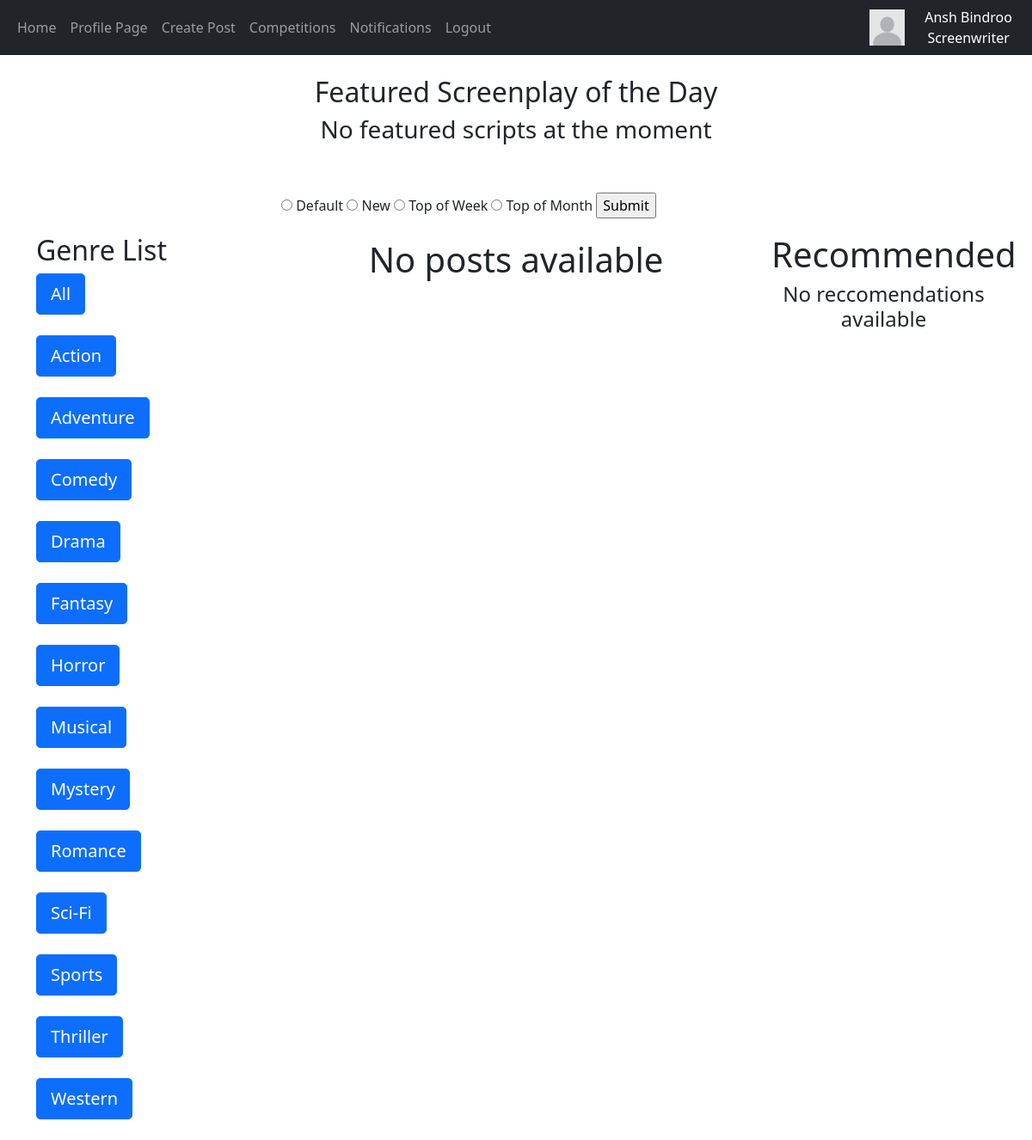
/home (signed in), run on an earlier commit of the app's database.
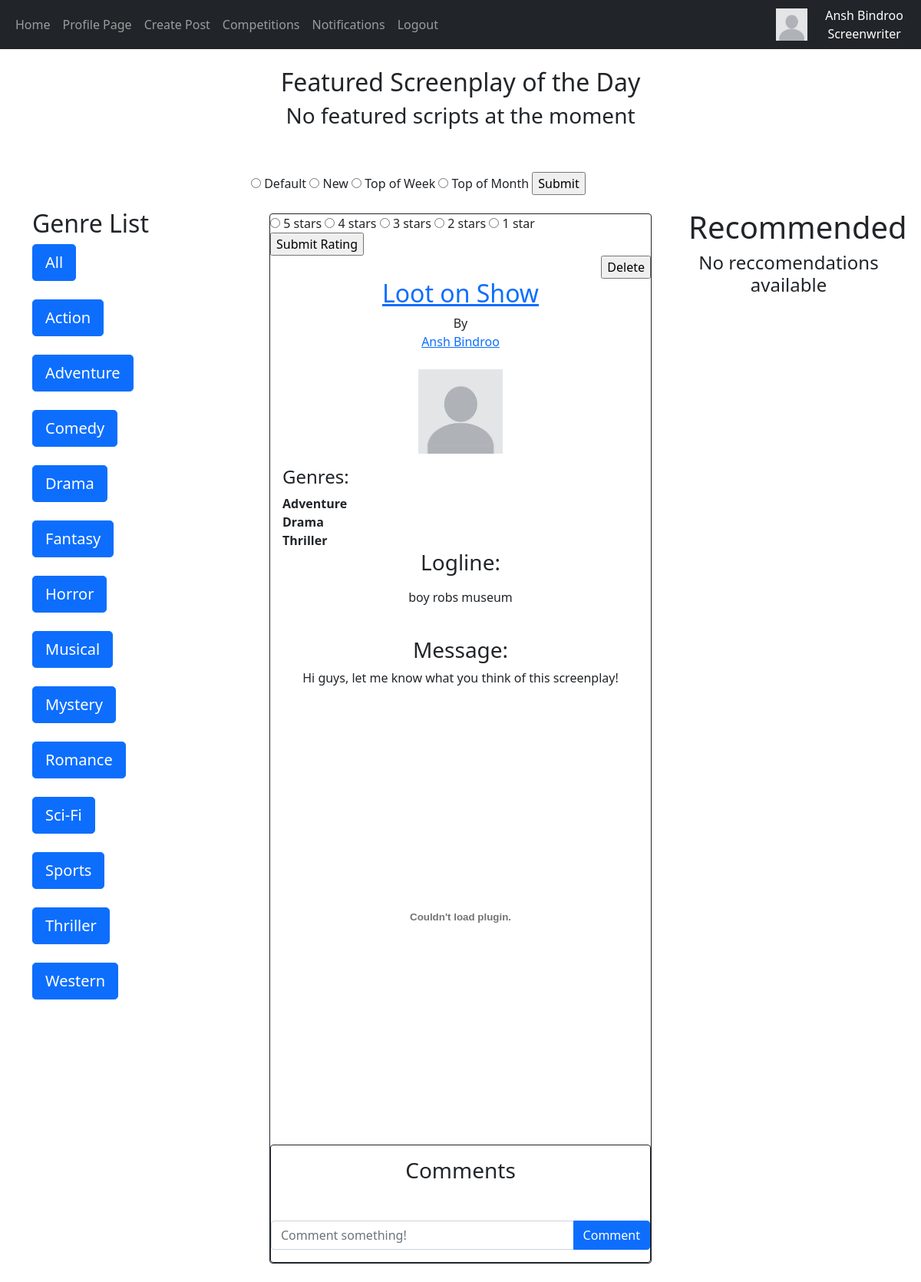
And on a later commit of the database.
### website/models.py (models this page shows)
class Screenplays(db.Model):
    __tablename__ = "Screenplays"
    scriptid = db.Column(db.Integer, primary_key=True)
    writerid = db.Column(db.Integer, db.ForeignKey('Screenwriters.writerid', ondelete="CASCADE"), nullable=False)
    title = db.Column(db.String(300))
    logline = db.Column(db.String(165))
    message = db.Column(db.Text)
    screenplay = db.Column(db.String(300))
    fullfile = db.Column(db.String(300))
    date_created = db.Column(db.Date, default=func.current_date())
    datetime_created = db.Column(db.DateTime(timezone=True), default=func.now())
    avgrating = db.Column(db.Float)
    scripts = db.relationship('Notifications', backref="script", passive_deletes=True)
    scriptscommented = db.relationship('Comments', backref="script", passive_deletes=True)
    liked = db.relationship('LikedScreenplays', backref="script", passive_deletes=True)
    scripts2 = db.relationship('ScriptHas', backref="script", passive_deletes=True)
    liked2 = db.relationship('FeaturedScripts', backref="script", passive_deletes=True)

class Users(db.Model, UserMixin):
    __tablename__ = "Users"
    id = db.Column(db.Integer, primary_key=True)
    email = db.Column(db.String(150), unique=True)
    username = db.Column(db.String(150), unique=True)
    forename = db.Column(db.String(75), unique=True)
    surname = db.Column(db.String(75))
    password = db.Column(db.String(150))
    date_created = db.Column(db.DateTime(timezone=True), default=func.now())
    accounttype = db.Column(db.Integer)
    profilepic = db.Column(db.String(), nullable=True)
    biography = db.Column(db.Text)
    insta = db.Column(db.String(), nullable=True)
    twitter = db.Column(db.String(), nullable=True)
    writers = db.relationship('Screenwriters', backref="user", passive_deletes=True)
    producers = db.relationship('Producers', backref="user", passive_deletes=True)

class ScriptHas(db.Model):
    __tablename__ = "ScriptHas"
    scriptid = db.Column(db.Integer, db.ForeignKey('Screenplays.scriptid'), primary_key=True)
    genreid = db.Column(db.Integer, db.ForeignKey('Genres.genreid'), primary_key=True)

class Genres(db.Model):
    __tablename__ = "Genres"
    genreid = db.Column(db.Integer, primary_key=True)
    genre = db.Column(db.String(50))
    genres = db.relationship('ScriptHas', backref="has")
    genres2 = db.relationship('CompHas', backref="has")

### website/views.py (the view)
@views.route("/")
@views.route("/home", methods=['GET', 'POST'])
@login_required
def home():
    if current_user.accounttype == 1:
        writer = Screenwriters.query.filter_by(userid=current_user.id).first()
        recs = GiveRecommendations(writer.writerid)
    else:
        recs = None
    posts1 = Screenplays.query.order_by(Screenplays.avgrating.desc())
    posts = []
    for i in posts1:
        if i.date_created == date.today():
            posts.append(i)
    comments = Comments.query.all()
    scripthas = ScriptHas.query.all()
    likes = LikedScreenplays.query.all()
    featured = Queue(5)
    LoadFeatured(featured, date.today())
    script = featured.queue[featured.head]
    if (script != None) and (datetime.now() >= script.dequeuedatetime): #When the screenplay's time is up, the screenplay is dequeued and removed from the table
        featured.dequeue()
        feature = FeaturedScripts.query.filter_by(scriptid = script.scriptid).first()
        db.session.delete(feature)
        db.session.commit()
    return flask.render_template("home.html", user=current_user, posts=posts, comments=comments, scripthas=scripthas, recs=recs, likes=likes, script=featured.queue[featured.head], featured=featured)

### website/views.py (called while the page is built)
def LoadFeatured(queue, date):
    posts = Screenplays.query.filter_by(date_created = date) #Posts from today selected
    hour = 4
    for post in posts:
        likes = LikedScreenplays.query.filter(LikedScreenplays.scriptid == post.scriptid, LikedScreenplays.rating >= 4.0)
        if likes.count() >= 10 and FeaturedExists(post.scriptid) == False: #The screenplay is checked if it qualifies to be featured
            newfeatured = FeaturedScripts(scriptid = post.scriptid, dequeuedatetime = datetime.now()+timedelta(hours=hour))
            db.session.add(newfeatured)
            db.session.commit()
            hour += 4
    scripts = FeaturedScripts.query.filter(FeaturedScripts.featuredid <= 5) #The first 6 records are enqueued from the database to the queue
    for i in scripts:
        queue.enqueue(i)

### website/templates/home.html (shortened to what the changed rows need)
{% extends "base.html" %} {% block title %}Home{% endblock %} {% block content%}
<!DOCTYPE html>
<html lang="en">
<head>
</head>
<body>
    {% if featured %}
        <div style="text-align: center">
            <h2>Featured Screenplay of the Day</h2>
        </div>
    {% endif %}
    <br><br>
    <div class="row">
        <div style="text-align:left" class="col-3">
            <br><br>
            <h2>Genre List</h2>
        </div>
        <div class="col-6">
            <br>
            <div id="posts" class="container" style="text-align:center">
            {% if posts %}
                {% for post in posts %}
                <div class="card border-dark">
                        {% if user.accounttype == 1 %}
                            <div style="text-align:left">
                                    <form class="star-rating" method = "POST" action="/rate/{{post.scriptid}}">
                                        <input class="radio-input" type="radio" id="star5" name="star-input" value="5" />
                                        <label class="radio-label" class for="star5" title="5 stars">5 stars</label>
                                        <input class="radio-input" type="radio" id="star4" name="star-input" value="4" />
                                        <label class="radio-label" for="star4" title="4 stars">4 stars</label>
                                        <input class="radio-input" type="radio" id="star3" name="star-input" value="3" />
                                        <label class="radio-label" for="star3" title="3 stars">3 stars</label>
                                        <input class="radio-input" type="radio" id="star2" name="star-input" value="2" />
                                        <label class="radio-label" for="star2" title="2 stars">2 stars</label>
                                        <input class="radio-input" type="radio" id="star1" name="star-input" value="1" />
                                        <label class="radio-label" for="star1" title="1 star">1 star</label>
                                        <br>
                                        <input type="submit" value="Submit Rating" onclick="return confirm('Are you sure you want to give the screenplay this rating? You will not be able to change your rating.')">
                                    </form>
                            </div>
                        {% endif %}
                        {% if user.id == post.writer.user.id %}
                        <div style="text-align:right">
                            <form action = /delete-post/{{post.scriptid}} method="POST">
                                <input type="submit" value="Delete" onclick="return confirm('Are you sure you want to delete this post?')">
                            </form>
                        </div>
                        {% endif %}
                        {% if post.screenplay %}
                        <a href="/script/{{post.scriptid}}" target="_blank"><h2>{{post.title}}</h2></a>
                        {% else %}
                        <h2>{{post.title}}</h2>
                        {% endif %}
                        By<a href="/profilepage/{{post.writer.user.id}}">{{post.writer.user.username}}</a>
                        <br>
                        <div style="text-align: center;">
                            {% if post.writer.user.profilepic %}
                            <img src="{{ url_for('static', filename='images/'+ post.writer.user.profilepic) }}" width = "110px" height = "110px" alt="Profile picture">
                            {% else %}
                            <img src="/static/images/default.jpg" alt="Default profile picture" width = "110px" height = "110px">
                            {% endif %}
                        </div>
                        <div class="card-body">
                            <div style="text-align:left">
                            <h4>Genres:</h4>
                            {% for script in scripthas %}
                                {% if script.scriptid == post.scriptid %}
                                    <b>{{script.has.genre}}</b><br>
                                {% endif %}
                            {% endfor %}
                        </div>
                            <h3>Logline:</h3>
                            <p><div class="card-text">{{post.logline}}</div></p>
                            <br>
                            <h3>Message:</h3>
                            {{post.message}}
                            <br>
                            <br>
                            {% if post.screenplay %}
                            <embed style="text-align: center;" src="{{url_for('static', filename='images/'+ post.screenplay)}}#toolbar=0" width = "100%" height = "550px%">
                            {% else %}
                            <h2>Screenplay not available</h2>
                            {% endif %}
                        </div>
                        {% if user.accounttype == 1 %}
                        <div class="card border-dark">
                            <div class="card-body">
                            <h3>Comments</h3>
                            </div>
                            <br>
                            <form class="input-group mb-3"method="POST" action="/create-comment/{{post.scriptid}}">
                                <input type="text" id="text" name="text" class="form-control" placeholder="Comment something!"/>
                                <button type="submit" class="btn btn-primary">Comment</button>
                            </form>
                        </div>
                        {% endif %}
                </div>
                <br>
                    {% endfor %}
            {% else %}
            <h1>No posts available</h1>
            {% endif %}
            </div>
        </div>
        <div class="col-3">
            <br>
            <br>
            <h1>Recommended</h1>
        </div>
    </div>
</body>
</html>
{% endblock %}

What changed in the data, as far as the page shows it:
now on this page (row edited): Screenplays: title "Loot on Show", writer.user.username "Ansh Bindroo", logline "boy robs museum", message "Hi guys, let me know what you think of this screenplay!"
added ScriptHas: has.genre "Adventure"
added ScriptHas: has.genre "Drama"
added ScriptHas: has.genre "Thriller"
Also different on the page:
text no longer shown: "No posts available"
